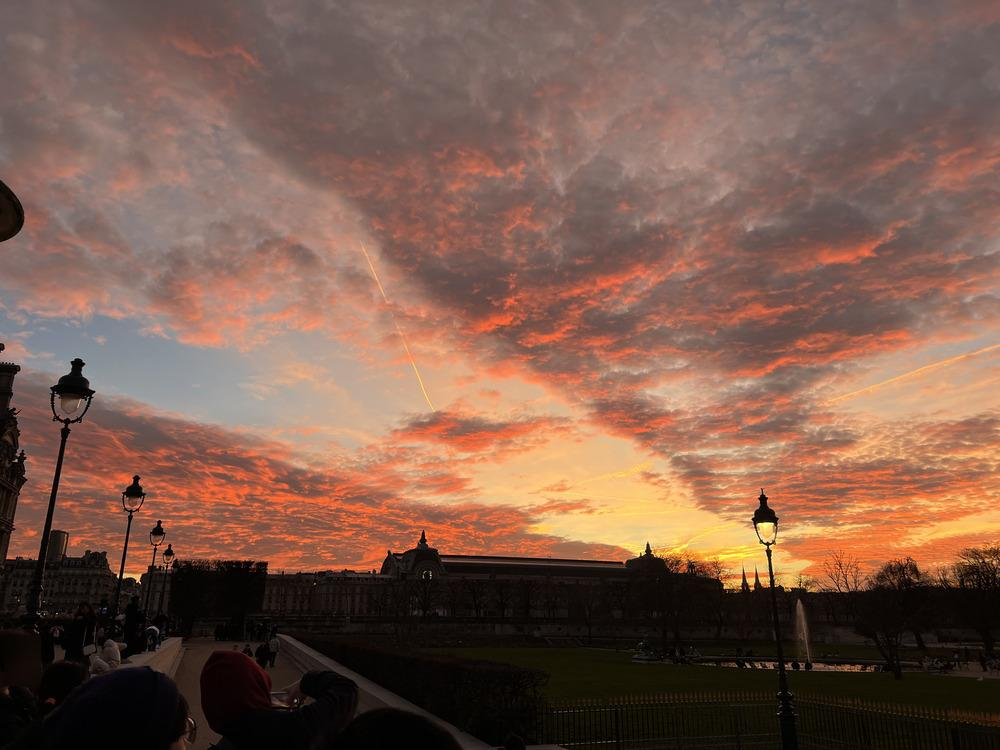
#> input picture dataset/test/0047.jpg, 1000 x 750 px, found by its file name; its folder holds only this picture in this run
$ jupyter execute --allow-errors ml_color_hog.ipynb
#> lines starting #> are read from the running program, lines starting #| are printed output that depends on the picture; after the words box and inside, x2 and y2 are one past the last pixel; in counts of white or black regions, pixels touching at a corner belong together
[cell 1]
import os
import cv2
import numpy as np
from tqdm import tqdm
import matplotlib.pyplot as plt
from skimage.feature import hog

[cell 2]
# [20 lines left out: function intersection_over_union, not called in this run]

[cell 3]
train_img = os.path.join("dataset", "train", "images")
train_lab = os.path.join("dataset", "train", "labels")
train_list = os.listdir(train_img)

val_img = os.path.join("dataset", "val", "images")
val_lab = os.path.join("dataset", "val", "labels")
val_list = os.listdir(val_img)

test_img = os.path.join("dataset", "test")
test_list = os.listdir(test_img)

[cell 4]
path_new_dataset = os.path.join("full_dataset")

subfolders = ["frouge", "fvert", "forange", "interdiction", "danger", "stop", "ceder", "obligation", "none"]

results = {
    "frouge": 0,
    "fvert": 0,
    "forange": 0,
    "interdiction": 0,
    "danger": 0,
    "stop": 0,
    "ceder": 0,
    "obligation": 0,
    "none": 0
}

for subfolder in subfolders:
    results[subfolder] = os.path.join(path_new_dataset, subfolder)
#> further down, img_data is the input picture: shape (750, 1000, 3); mean B, G, R 76.5, 90.9, 123.1

## Entrainement

[cell 5]
# On ajoute toutes les images des dossiers dans un dataframe
X_train_detector = []
Y_train_detector = []

X_train_classifier = []
Y_train_classifier = []

correspondance = {
    "none": 0,
    "frouge": 1,
    "fvert": 2,
    "forange": 3,
    "interdiction": 4,
    "danger": 5,
    "stop": 6,
    "ceder": 7,
    "obligation": 8
}

taille = 32

#> (the rest of this cell did not finish here and is left out)

[cell 6]
X_train_detector = np.array(X_train_detector)
Y_train_detector = np.array(Y_train_detector)

[cell 7]
X_train_classifier = np.array(X_train_classifier)
Y_train_classifier = np.array(Y_train_classifier)

[cell 8]
from sklearn.ensemble import RandomForestClassifier

model_detector = RandomForestClassifier(n_jobs=-1, class_weight="balanced")
#> (the rest of this cell did not finish here and is left out)

[cell 9]
model_classifier = RandomForestClassifier(n_jobs=-1, class_weight="balanced")
#> (the rest of this cell did not finish here and is left out)

Enregistrement des modèles

[cell 10]
import joblib

filename_detector = 'detector_32_32_hog.sav'
joblib.dump(model_detector, filename_detector)

filename_classifier = 'classifier_32_32_hog_hist.sav'
joblib.dump(model_classifier, filename_classifier)

## Récupération des modèles et prédiction

[cell 11]
import joblib

# Load the saved models
filename_detector = 'detector_32_32_hog.sav'
model_detector = joblib.load(filename_detector)

filename_classifier = 'classifier_32_32_hog_hist.sav'
model_classifier = joblib.load(filename_classifier)

[cell 12]
def is_image_too_blue(img, blue_threshold=1.2):
    """
    Vérifie si une image est trop bleue.
    """
    img_rgb = cv2.cvtColor(img, cv2.COLOR_BGR2RGB)
    r, g, b = cv2.split(img_rgb)
    mean_r = np.mean(r)
    mean_g = np.mean(g)
    mean_b = np.mean(b)
    return (mean_b / ((mean_r + mean_g) / 2)) > blue_threshold

def detect_ROI(img_path, erode=0, dilate=0, opening=0, closing=0, both=0):
    """
    Transforme image to HSV, mask on red, green, orange, blue, make erosion, dilatation on each mask, find include rectangle
    return all rectangle
    """
#> called with img_path = 'dataset/test/0047.jpg', erode = 0, dilate = 0, opening = 0, closing = 1, both = 0
    img = cv2.imread(img_path)
    img_hsv = cv2.cvtColor(img, cv2.COLOR_BGR2HSV)
#> img_hsv: shape (750, 1000, 3); mean H, S, V 14.1, 103.2, 123.4

    Bmin = np.array([85, 43, 46])
    Bmax = np.array([140, 255, 255])
    img_Bbin = cv2.inRange(img_hsv,Bmin, Bmax)
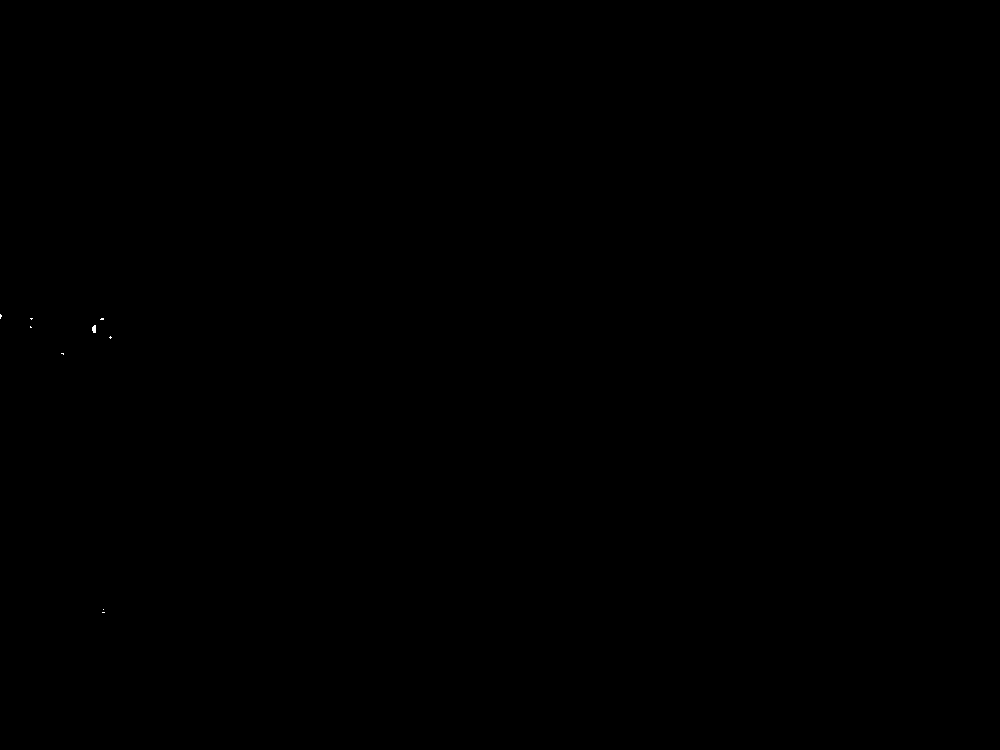
#> img_Bbin: shape (750, 1000); 0.01% white in thin lines or dots, all inside (x1, y1, x2, y2) = (0, 314, 112, 613)

    list_mask = [img_Bbin]


    Rmin1 = np.array([0, 43, 46])
    Rmax1 = np.array([10, 255, 255])
    img_Rbin1 = cv2.inRange(img_hsv,Rmin1, Rmax1)
#> img_Rbin1: shape (750, 1000); 55.5% white; 959 black regions (829 under 20 px), largest, box (x1, y1, x2, y2) and area: (0, 282, 1000, 750) 287749, (652, 0, 1000, 145) 21349, (262, 0, 374, 74) 3510

    Rmin2 = np.array([156, 43, 46])
    Rmax2 = np.array([180, 255, 255])
    img_Rbin2 = cv2.inRange(img_hsv,Rmin2, Rmax2)
#> img_Rbin2: shape (750, 1000); 0.15% white in thin lines or dots
    img_Rbin = np.maximum(img_Rbin1, img_Rbin2)
#> img_Rbin: shape (750, 1000); 55.7% white; 885 black regions (758 under 20 px), largest, box (x1, y1, x2, y2) and area: (0, 282, 1000, 750) 287264, (652, 0, 1000, 145) 21213, (262, 0, 374, 74) 3510
    list_mask.append(img_Rbin)


    # Detect true green
    Gmin = np.array([35, 50, 50])
    Gmax = np.array([90, 255, 255])
    img_Gbin = cv2.inRange(img_hsv, Gmin, Gmax)
#> img_Gbin: shape (750, 1000); 0% white in thin lines or dots, all inside (x1, y1, x2, y2) = (376, 575, 758, 588)
    list_mask.append(img_Gbin)

    # Detect true orange
    Omin = np.array([11, 43, 46])
    Omax = np.array([35, 255, 255])
    img_Obin = cv2.inRange(img_hsv, Omin, Omax)
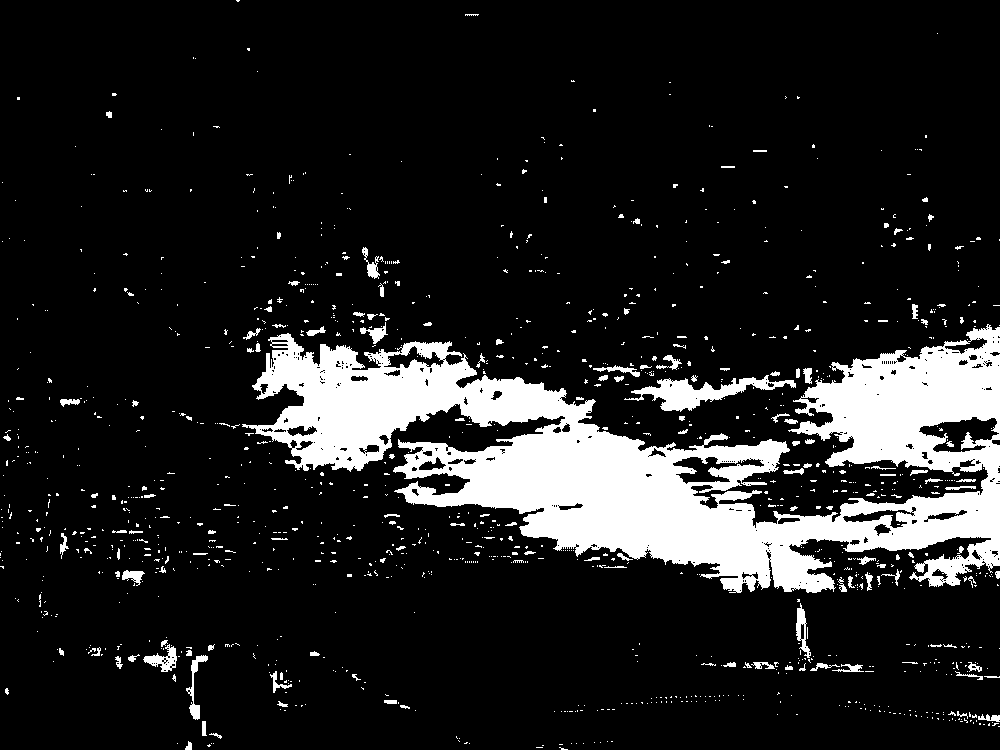
#> img_Obin: shape (750, 1000); 13.3% white; 1212 white regions (1071 under 20 px)
    list_mask.append(img_Obin)

    # Détection d'image sombre
    img_gray = cv2.cvtColor(img, cv2.COLOR_BGR2GRAY)
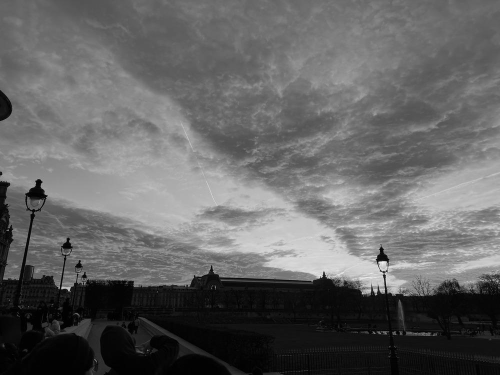
#> img_gray: shape (750, 1000) (shown at 1/2 size); min 0, max 249, mean 98.9
    dark = np.sum(img_gray < 50)
#> dark = 185380
    if dark > 0.3 * img_gray.size:
        # Detect true red
        Rmin = np.array([0, 150, 150])
        Rmax = np.array([15, 240, 240])
        img_Rbin_1 = cv2.inRange(img_hsv, Rmin, Rmax)

        Rmin = np.array([156, 150, 150])
        Rmax = np.array([180, 240, 240])
        img_Rbin_2 = cv2.inRange(img_hsv, Rmin, Rmax)
        img_Rbin = np.maximum(img_Rbin_1, img_Rbin_2)
        list_mask.append(img_Rbin)

        # Detect true green
        Gmin = np.array([35, 150, 150])
        Gmax = np.array([90, 255, 255])
        img_Gbin = cv2.inRange(img_hsv, Gmin, Gmax)
        list_mask.append(img_Gbin)

        # Detect true orange
        Omin = np.array([11, 150, 150])
        Omax = np.array([35, 255, 255])
        img_Obin = cv2.inRange(img_hsv, Omin, Omax)
        list_mask.append(img_Obin)


    if is_image_too_blue(img):
#> in is_image_too_blue, `r, g, b = cv2.split(img_rgb)`:
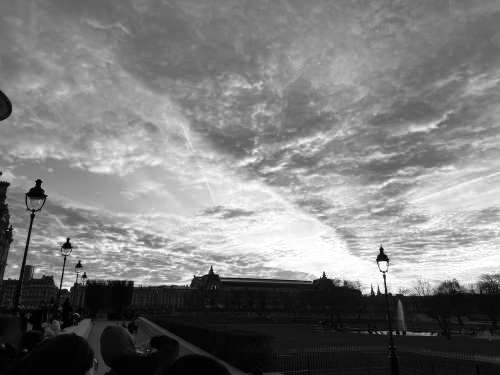
#> r: shape (750, 1000) (shown at 1/2 size); min 0, max 255, mean 123.1
#> in is_image_too_blue, `r, g, b = cv2.split(img_rgb)`:
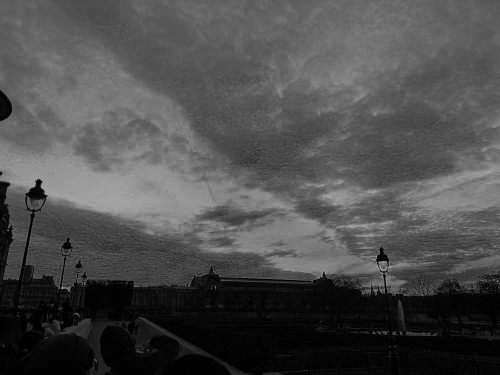
#> b: shape (750, 1000) (shown at 1/2 size); min 0, max 207, mean 76.5
#> in is_image_too_blue, `mean_r = np.mean(r)`: mean_r = 123.1
#> in is_image_too_blue, `mean_g = np.mean(g)`: mean_g = 90.85
#> in is_image_too_blue, `mean_b = np.mean(b)`: mean_b = 76.48
        Vmin = np.array([147-10, 43, 46])
        Vmax = np.array([147+10, 255, 255])
        img_Vbin = cv2.inRange(img_hsv, Vmin, Vmax)
        list_mask.append(img_Vbin)

        Vmin = np.array([128-10, 43, 46])
        Vmax = np.array([128+10, 255, 255])
        img_Vbin = cv2.inRange(img_hsv, Vmin, Vmax)
        list_mask.append(img_Vbin)

        Vmin = np.array([110-10, 43, 46])
        Vmax = np.array([110+10, 255, 240])
        img_Vbin = cv2.inRange(img_hsv, Vmin, Vmax)
        list_mask.append(img_Vbin)

    if erode:
        kernel = np.ones((5,5), np.uint8)
        list_mask = [cv2.erode(mask, kernel) for mask in list_mask]

    if dilate:
        kernel = np.ones((5,5), np.uint8)
        list_mask = [cv2.dilate(mask, kernel) for mask in list_mask]

    if opening:
        kernel = np.ones((5,5), np.uint8)
        list_mask = [cv2.morphologyEx(mask, cv2.MORPH_OPEN, kernel) for mask in list_mask]

    if closing:
        kernel = np.ones((5,5), np.uint8)
#> kernel = [[1, 1, 1, 1, 1], [1, 1, 1, 1, 1], [1, 1, 1, 1, 1], [1, 1, 1, 1, 1], [1, 1, 1, 1, 1]]
        list_mask = [cv2.morphologyEx(mask, cv2.MORPH_CLOSE, kernel) for mask in list_mask]
#> list_mask = 4 items

    if both:
        kernel = np.ones((5,5), np.uint8)
        list_mask = [cv2.morphologyEx(mask, cv2.MORPH_OPEN, kernel) for mask in list_mask]
        list_mask = [cv2.morphologyEx(mask, cv2.MORPH_CLOSE, kernel) for mask in list_mask]

    # On enleve de tous les masques les blobs de moins de 10x10 pixels
    final_list = []
    for mask in list_mask:
        contours, _ = cv2.findContours(mask, cv2.RETR_EXTERNAL, cv2.CHAIN_APPROX_SIMPLE)
        for contour in contours:
            x, y, w, h = cv2.boundingRect(contour)
            if w < 10 and h < 10:
                mask[y:y+h, x:x+w] = 0
        final_list.append(mask)
#> this loop made 4 passes
#> contours on passes 1, 3: 8 contours, all with area under 20, 3 contours, all with area under 20
#> after the loop, final_list = 4 items

    # On ne garde que les masks avec plus de 100 pixels blancs
    list_mask = [mask for mask in final_list if np.sum(mask) > 100]
#> list_mask = 2 items
    return list_mask


def get_bouding_rect(mask):
    """
    Get all bouding rectangle in mask avec un padding de 10 pixels
    """
    contours, _ = cv2.findContours(mask, cv2.RETR_EXTERNAL, cv2.CHAIN_APPROX_SIMPLE)
#> contours = 43 contours, 7 with area under 20; largest, box (x1, y1, x2, y2) and area: (0, 0, 1000, 524) 347387, (0, 337, 637, 579) 68440, (810, 0, 1000, 75) 6411, (789, 537, 1000, 593) 5745, (84, 637, 289, 750) 4360
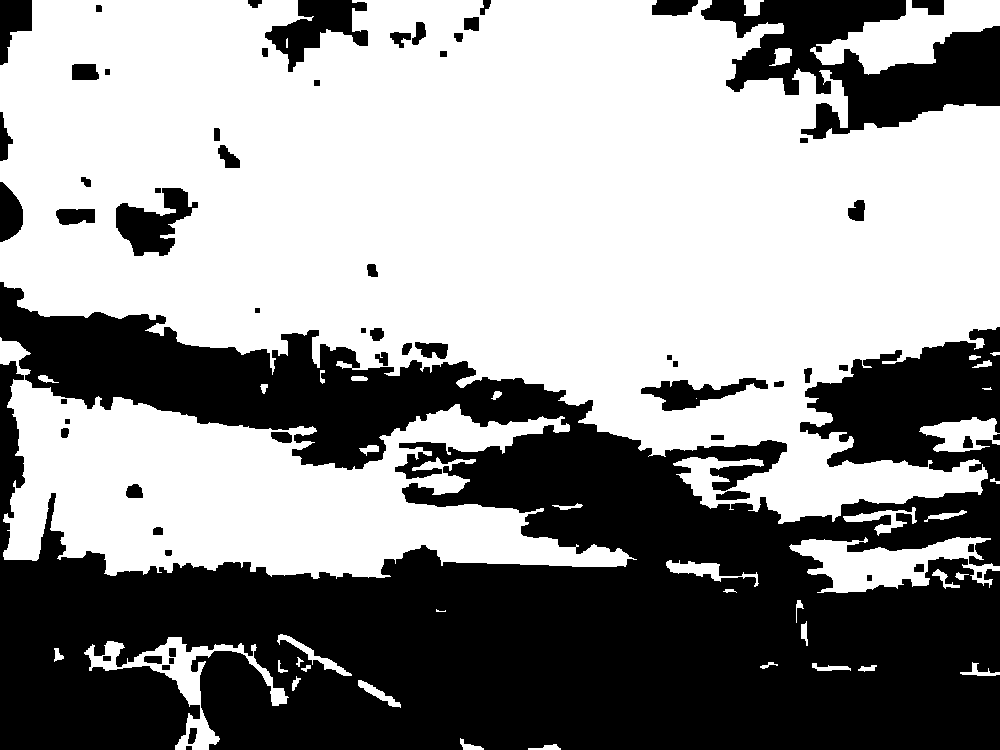
#> mask: shape (750, 1000); 57.9% white; 63 black regions, largest, box (x1, y1, x2, y2) and area: (0, 282, 1000, 750) 278050, (701, 0, 1000, 139) 20052, (265, 0, 368, 72) 3346
    boxes = []
    for contour in contours:
        x, y, w, h = cv2.boundingRect(contour)
        if w < 10 or h < 10:
            continue

        x = max(0, x - 10)
        y = max(0, y - 10)
        w += 20 if max(0, x - 10) != 0 else 10
        h += 20 if max(0, y - 10) != 0 else 10

        if x + w > mask.shape[1]:
            w = mask.shape[1] - x
        if y + h > mask.shape[0]:
            h = mask.shape[0] - y
        boxes.append([x, y, x+w, y+h])

        # Also three rectangles with h = 3*h
        # 1. rectangle on the bottom
        # 2. rectangle on the top
        # 3. rectangle centered

        h = 3 * h

        if y + h > mask.shape[0]:
            h = mask.shape[0] - y

        boxes.append([x, y, x+w, y+h])

        if y - h < 0:
            h = y
        boxes.append([x, y-h, x+w, y])

        if y - h//2 < 0:
            h = y

        if y + h//2 > mask.shape[0]:
            h = mask.shape[0] - y
        boxes.append([x, y-h//2, x+w, y+h//2])
#> this loop made 43 passes
#> (x, y) on passes 1 to 8: (528, 744), (450, 728), (348, 670), (292, 676), (858, 665), (301, 665), (812, 663), (950, 652)
#> after the loop, boxes = 76 items, first 6: [450, 728, 494, 750], [450, 728, 494, 750], [450, 706, 494, 728], [450, 717, 494, 739], [348, 670, 411, 718], [348, 670, 411, 750]
#> the loop `for box in boxes:` made 76 passes
#> pass 1, `cropped = cv2.resize(cropped, (taille, taille), interpolation=cv2.INTE..`:
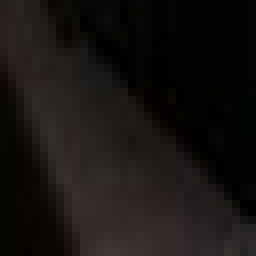
#> cropped: shape (32, 32, 3) (shown 8 times larger); mean B, G, R 17.3, 19.5, 23.1
#> after the loop `for box in boxes:`:
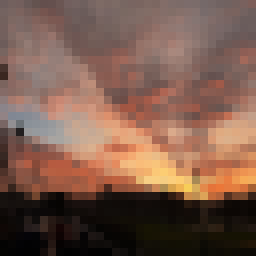
#> cropped: shape (32, 32, 3) (shown 8 times larger); mean B, G, R 76.5, 90.9, 123.1
#> after the loop `for box in boxes:`: cropped_hog_boxes = 70 items; position_x_y = 70 items, first 6: (0, 0, 1000, 750), (0, 0, 1000, 534), (734, 0, 774, 78), (734, 0, 774, 26), (800, 0, 1000, 255), (800, 0, 1000, 85)

    return boxes

# [20 lines left out: function non_max_suppression, not called in this run]

[cell 13]
taille = 32
full_list = {}

#> (the rest of this cell did not finish here and is left out)

[cell 14]
# On écrit les prédictions dans les fichiers
v = 0
os.makedirs("predictions", exist_ok=True)
folder = f"predictions//roi_v{v}_test"
os.makedirs(f"{folder}", exist_ok=True)

for name, v in full_list.items():
    with open(f"{folder}//{name.replace('.jpg', '.txt')}", "w") as f:
        for box in v:
            x1, y1, x2, y2, score, pred = box
            f.write(f"{x1} {y1} {x2} {y2} {score} {pred}\n")
